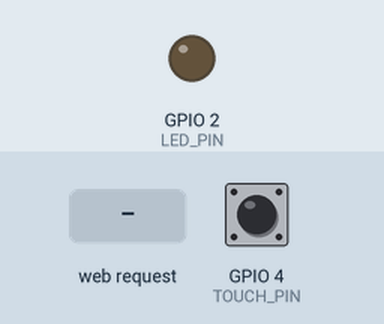
This sketch was run on a simulated ESP32. On the bench: output pins drawn as LEDs (lit = HIGH). Dashed ring = blinking. The test bench sets the inputs (shaded band); at power-on: GPIO 4 (TOUCH_PIN) HIGH. What the sketch prints to the serial monitor is not drawn.

Above: at 1.2 s.
1.3 s: HTTP request GET /arm received
At 1.5 s:
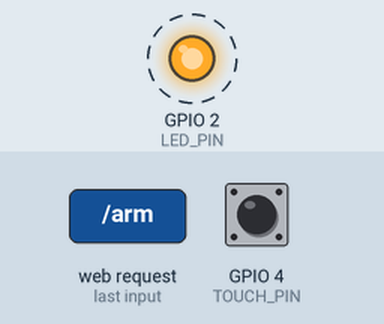
4.3 s: HTTP request GET /disarm received
At 4.3 s:
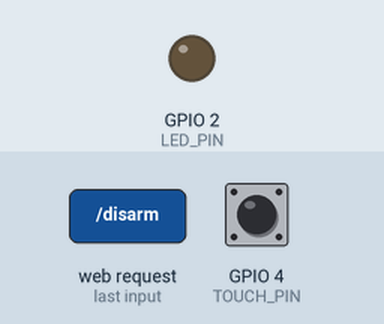
Timing chart, 0 to 7.3 s (numbered marks = the images above; inputs shaded):
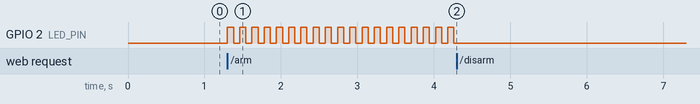

Measured:
- after the input at 1.3 s, GPIO 2 (LED_PIN): alternates HIGH for 0.08 s and LOW for 0.08 s, starting at once
- after the input at 4.3 s, GPIO 2 (LED_PIN): stops changing and stays LOW

The sketch:

sketch_jun28a.ino
```cpp
#include <WiFi.h>
#include <WebServer.h>

// ========== AP热点配置 ==========
const char* ap_ssid = "ESP32-032";
const char* ap_pass = "12345678";

// ========== 硬件引脚定义 ==========
#define TOUCH_PIN 4    // 触摸T0 GPIO4
#define LED_PIN 2      // 报警LED GPIO2
#define TOUCH_THRESHOLD 400

// ========== 全局状态变量 ==========
bool isArm = false;    // false=撤防，true=布防
bool isAlarm = false;  // 报警锁定标记

WebServer server(80);

// 生成网页HTML
String getHtmlPage() {
  String armState = isArm ? "已布防" : "已撤防";
  String alarmState = isAlarm ? "⚠️ 警报触发中" : "正常无警报";

  String html = R"rawliteral(
<!DOCTYPE html>
<html lang="zh-CN">
<head>
<meta charset="UTF-8">
<meta name="viewport" content="width=device-width, initial-scale=1.0">
<title>ex08 物联网安防报警器</title>
<style>
body {font-family:Arial; text-align:center; margin-top:60px;}
.btn {padding:15px 30px; font-size:18px; margin:10px; cursor:pointer;}
.arm {background:#2ecc71; color:white; border:none; border-radius:6px;}
.disarm {background:#e74c3c; color:white; border:none; border-radius:6px;}
.info {font-size:22px; margin:20px 0; font-weight:bold;}
</style>
</head>
<body>
<h1>ESP32 安防报警主机</h1>
<p class="info">系统模式：)rawliteral" + armState + R"rawliteral(</p>
<p class="info">设备状态：)rawliteral" + alarmState + R"rawliteral(</p>

<button class="btn arm" onclick="armSys()">布防 Arm</button>
<button class="btn disarm" onclick="disarmSys()">撤防 Disarm</button>

<script>
function armSys(){
  fetch("/arm");
  location.reload();
}
function disarmSys(){
  fetch("/disarm");
  location.reload();
}
</script>
</body>
</html>
)rawliteral";
  return html;
}

// 主页路由
void handleRoot() {
  server.send(200, "text/html; charset=utf-8", getHtmlPage());
}

// 布防接口
void handleArm() {
  isArm = true;
  server.send(204);
}

// 撤防接口：同时关闭报警
void handleDisarm() {
  isArm = false;
  isAlarm = false;
  digitalWrite(LED_PIN, LOW);
  server.send(204);
}

void setup() {
  Serial.begin(115200);
  pinMode(LED_PIN, OUTPUT);
  digitalWrite(LED_PIN, LOW);

  // 开启AP热点
  WiFi.mode(WIFI_AP);
  WiFi.softAP(ap_ssid, ap_pass);
  Serial.println("===== EX08安防主机启动 =====");
  Serial.print("热点名称："); Serial.println(ap_ssid);
  Serial.print("访问地址：http://"); Serial.println(WiFi.softAPIP()); //192.168.4.1

  // 绑定网页路由
  server.on("/", handleRoot);
  server.on("/arm", handleArm);
  server.on("/disarm", handleDisarm);
  server.begin();
}

void loop() {
  server.handleClient(); // 持续处理网页请求

  // 读取触摸值
  int touchVal = touchRead(TOUCH_PIN);

  // 核心安防逻辑：仅布防状态下触摸才触发锁定报警
  if(isArm && !isAlarm && touchVal < TOUCH_THRESHOLD){
    isAlarm = true;
  }

  // 报警锁定：持续高频闪烁，直到网页撤防才停止
  if(isAlarm){
    digitalWrite(LED_PIN, HIGH);
    delay(80);
    digitalWrite(LED_PIN, LOW);
    delay(80);
  }
}
```
